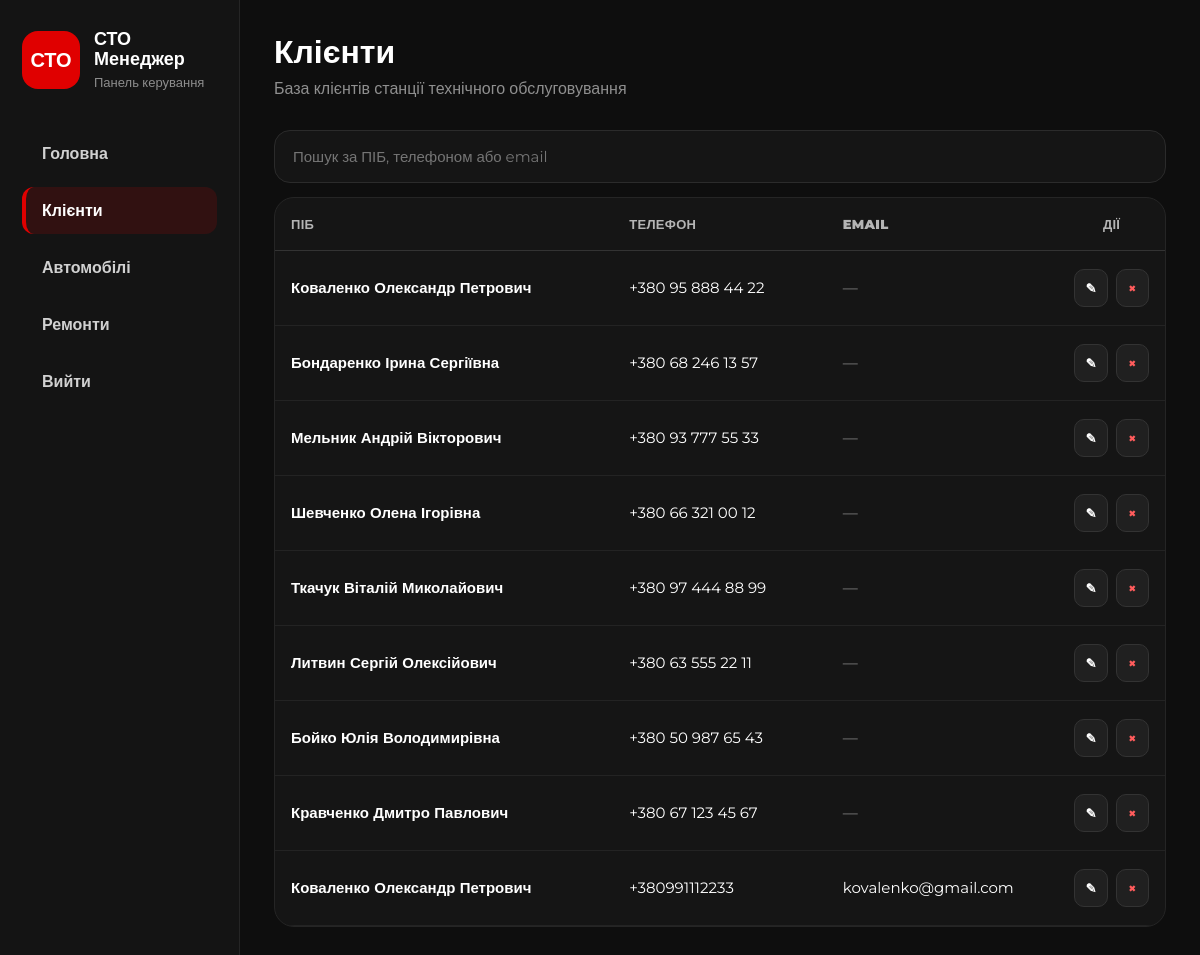
Before: /clients/ with the older database file.
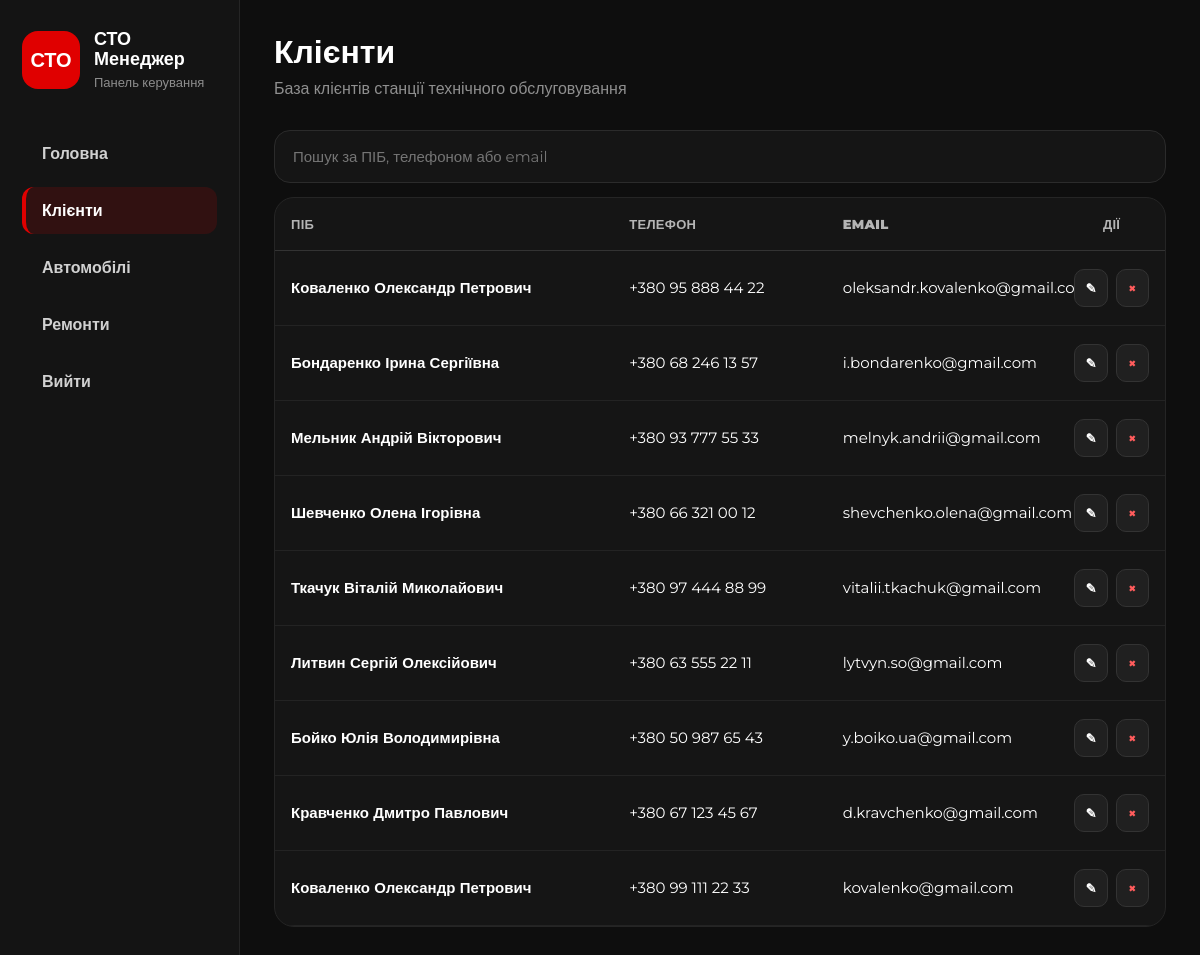
After: the same page with the newer database file.
### clients/models.py (models this page shows, shortened)
class Client(models.Model):
    full_name = models.CharField(max_length=150, verbose_name="ПІБ")
    phone = models.CharField(max_length=20, unique=True, verbose_name="Телефон")
    email = models.EmailField(blank=True, null=True, verbose_name="Email")
    address = models.CharField(max_length=255, blank=True, null=True, verbose_name="Адреса")
    notes = models.TextField(blank=True, null=True, verbose_name="Примітки")
    created_at = models.DateTimeField(auto_now_add=True)
    class Meta:
        verbose_name = "Клієнт"
        verbose_name_plural = "Клієнти"
        ordering = ['full_name']

### clients/views.py (the view)
# urls.py: path('', views.client_list_view, name='client_list'),
def client_list_view(request):
    query = request.GET.get('q', '')
    clients = Client.objects.all().order_by('-created_at')
    if query:
        clients = clients.filter(
            Q(full_name__icontains=query) |
            Q(phone__icontains=query) |
            Q(email__icontains=query)
        )
    return render(request, 'clients/client_list.html', {
        'clients': clients,
        'query': query
    })

### clients/templates/clients/client_list.html
{% extends 'base.html' %}
{% block content %}
<div class="page-header">
    <div>
        <h1>Клієнти</h1>
        <p>База клієнтів станції технічного обслуговування</p>
    </div>
</div>
<form method="get" class="search-panel">
    <input
        type="text"
        name="q"
        value="{{ query }}"
        placeholder="Пошук за ПІБ, телефоном або email"
        autocomplete="off"
    >
</form>
<div class="table-card">
    <table class="data-table clients-table">
        <thead>
            <tr>
                <th>ПІБ</th>
                <th>Телефон</th>
                <th>Email</th>
                <th>Дії</th>
            </tr>
        </thead>
        <tbody>
        {% for client in clients %}
            <tr>
                <td class="client-name-cell">
                    <a href="{% url 'client_detail' client.id %}" class="client-link">
                        {{ client.full_name }}
                    </a>
                </td>
                <td>
                    {% if client.phone %}
                        {{ client.phone }}
                    {% else %}
                        <span class="muted-text">—</span>
                    {% endif %}
                </td>
                <td>
                    {% if client.email %}
                        {{ client.email }}
                    {% else %}
                        <span class="muted-text">—</span>
                    {% endif %}
                </td>
                <td>
                    <div class="actions-cell">
                        <a href="{% url 'edit_client' client.id %}" class="row-action" title="Редагувати">
                            ✎
                        </a>
                        <a href="{% url 'delete_client' client.id %}" class="row-action danger-action" title="Видалити">
                            ×
                        </a>
                    </div>
                </td>
            </tr>
        {% empty %}
            <tr>
                <td colspan="4" class="empty-row">
                    Клієнтів ще немає
                </td>
            </tr>
        {% endfor %}
        </tbody>
    </table>
</div>
{% endblock %}

Changed rows visible on the page:
changed Client: email (not shown) → "oleksandr.kovalenko@gmail.com"; no longer shows "—"
changed Client "Бондаренко Ірина Сергіївна": email (not shown) → "i.bondarenko@gmail.com"; no longer shows "—"
changed Client "Мельник Андрій Вікторович": email (not shown) → "melnyk.andrii@gmail.com"; no longer shows "—"
changed Client "Шевченко Олена Ігорівна": email (not shown) → "shevchenko.olena@gmail.com"; no longer shows "—"
changed Client "Ткачук Віталій Миколайович": email (not shown) → "vitalii.tkachuk@gmail.com"; no longer shows "—"
changed Client "Литвин Сергій Олексійович": email (not shown) → "lytvyn.so@gmail.com"; no longer shows "—"
changed Client "Бойко Юлія Володимирівна": email (not shown) → "y.boiko.ua@gmail.com"; no longer shows "—"
changed Client "Кравченко Дмитро Павлович": email (not shown) → "d.kravchenko@gmail.com"; no longer shows "—"
changed Client "kovalenko@gmail.com": phone "+380991112233" → "+380 99 111 22 33"
